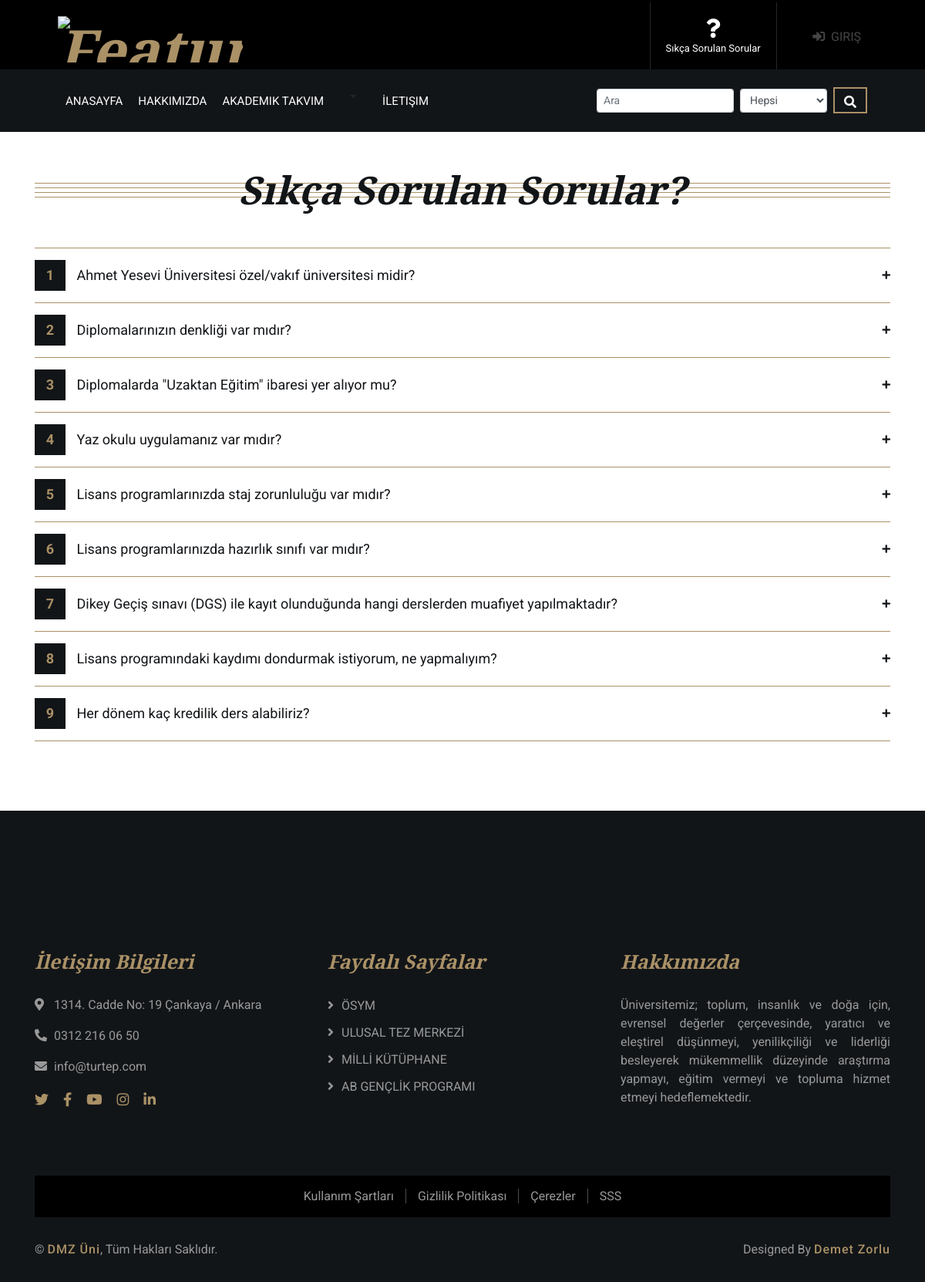
The page /faqs/ on the database its author committed.
### home/models.py (models this page shows, shortened)
class FAQ(models.Model):
    STATUS = (
        ('True', 'Evet'),
        ('False', 'Hayır'),
    )
    ordernumber = models.IntegerField()
    question = models.CharField(max_length=150)
    answer = models.TextField(max_length=255)
    status = models.CharField(max_length=10, choices=STATUS)
    created_at = models.DateTimeField(auto_now_add=True)
    updated_at = models.DateTimeField(auto_now=True)

### home/views.py (the view)
# urls.py: path('faqs/', include('home.urls')),
def faqs(request):
    menu = Menu.objects.filter(status="True")
    menusearch = Menu.objects.all()
    faqs = FAQ.objects.filter(status="True").order_by('ordernumber')
    context = {'menu': menu,
               'menusearch': menusearch,
               'page': 'faqs',
               'pagename': 'Sıkça Sorulan sorular',
               'faqs': faqs,
               }
    return render(request, 'faqs.html', context)

### home/templates/faqs.html (shortened to what this page needs)
{% extends "homebase.html" %}
{% block content %}
    {% load static %}
    <div class="faqs">
        <div class="container">
            <div class="row">
                <div class="col-md-12">
                    <div class="section-header">
                        <h2>Sıkça Sorulan Sorular?</h2>
                    </div>
                    <div id="accordion">
                        {% if faqs %}
                            {% for rs in faqs %}
                                <div class="card">
                                    <div class="card-header">
                                        <a class="card-link" data-toggle="collapse" href="#collapseOne{{ rs.id }}">
                                            <span>{{ rs.ordernumber}}</span> {{ rs.question}}
                                        </a>
                                    </div>
                                </div>
                            {% endfor %}
                        {% endif %}
                    </div>
                </div>
            </div>
        </div>
    </div>
{% endblock %}

### home/static/css/style.css (style rules this page uses)
body { color: #666666; background: #ffffff; font-family: 'Roboto', sans-serif; font-weight: 400; }
h1, h2, h3, h4, h5, h6 { font-family: 'EB Garamond', serif; font-weight: 600; font-style: italic; color: #121518; }
a { color: #454545; transition: .3s; }
.section-header { position: relative; width: 100%; text-align: center; margin-bottom: 45px; }
.section-header h2 { margin: 0; position: relative; font-size: 50px; font-weight: 700; white-space: nowrap; z-index: 1; }
.section-header h2::before { position: absolute; content: ""; width: 100%; height: 7px; left: 0; top: 21px; background: transparent; border-top: 1px solid #aa9166; border-bottom: 1px solid #aa9166; z-index: -1; }
.section-header h2::after { position: absolute; content: ""; width: 100%; height: 7px; left: 0; bottom: 20px; background: transparent; border-top: 1px solid #aa9166; border-bottom: 1px solid #aa9166; z-index: -1; }
.faqs { position: relative; width: 100%; padding: 45px 0; }
.faqs .card { margin-bottom: 15px; padding-top: 15px; border: none; border-radius: 0; border-top: 1px solid #aa9166; }
.faqs .card:last-child { margin-bottom: 0; padding-bottom: 15px; border-bottom: 1px solid #aa9166; }
.faqs .card-header { padding: 0; border: none; background: #ffffff; }
.faqs .card-header a { display: block; width: 100%; color: #121518; font-size: 18px; line-height: 40px; }
.faqs .card-header a span { display: inline-block; width: 40px; height: 40px; margin-right: 10px; text-align: center; background: #121518; color: #aa9166; font-weight: 700; }
.faqs .card-header [data-toggle="collapse"]:after { font-family: 'font Awesome 5 Free'; content: "\f067"; float: right; color: #121518; font-size: 12px; font-weight: 900; transition: .3s; }

### rows shown on the page
FAQ: ordernumber "1", question "Ahmet Yesevi Üniversitesi özel/vakıf üniversitesi midir?"
FAQ: ordernumber "2", question "Diplomalarınızın denkliği var mıdır?"
FAQ: ordernumber "3", question "Diplomalarda \"Uzaktan Eğitim\" ibaresi yer alıyor mu?"
FAQ: ordernumber "4", question "Yaz okulu uygulamanız var mıdır?"
FAQ: ordernumber "5", question "Lisans programlarınızda staj zorunluluğu var mıdır?"
FAQ: ordernumber "6", question "Lisans programlarınızda hazırlık sınıfı var mıdır?"
FAQ: ordernumber "7", question "Dikey Geçiş sınavı (DGS) ile kayıt olunduğunda hangi derslerden muafiyet yapılmaktadır?"
FAQ: ordernumber "8", question "Lisans programındaki kaydımı dondurmak istiyorum, ne yapmalıyım?"
FAQ: ordernumber "9", question "Her dönem kaç kredilik ders alabiliriz?"
